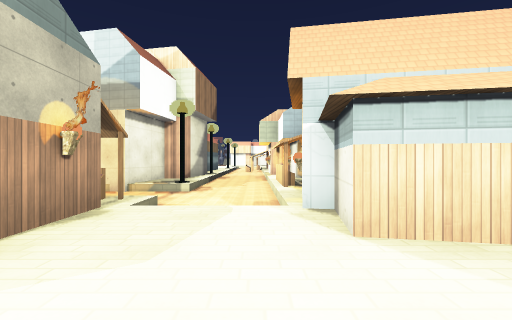
[1] (above)

24 first-person views from a walk through a 3-D level made in the Godot game engine. The camera is 1.4 m above the floor, looks level and sees 90° across. The floor is counted in squares, 2 m on a side. Each view is taken from the middle of a square. On the plan, view 1 faces up. The plan holds only what a view shows up to about 9 squares ahead; the rest is blank. The place goes on beyond the plan. Flat picture figures and markers are not drawn. Some surface patterns are stand-ins.

[2]
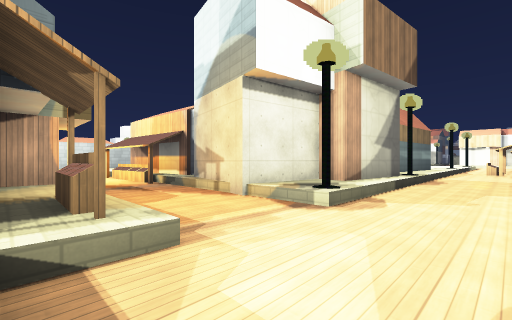

[3]
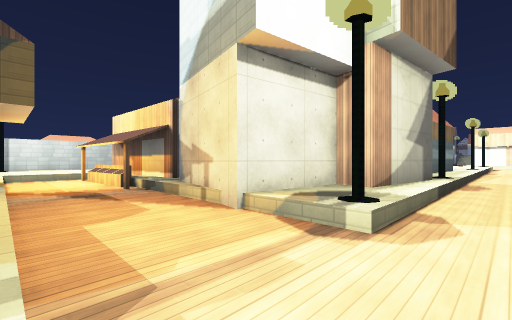

[4]
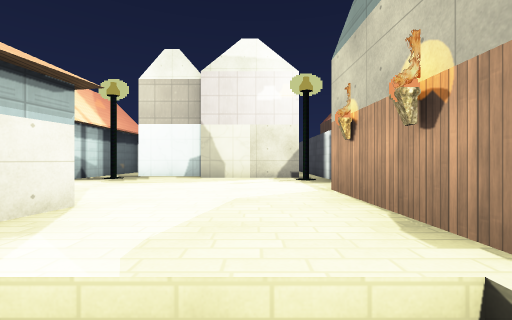

[5]
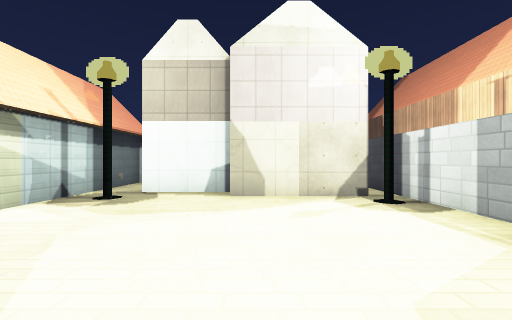

[6]
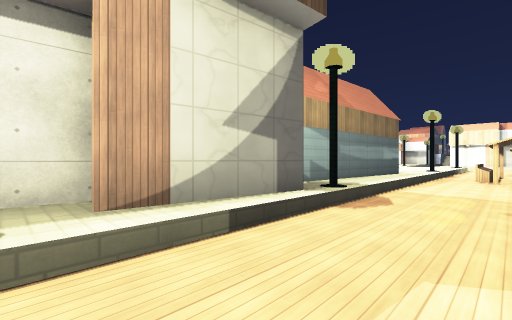

[7]
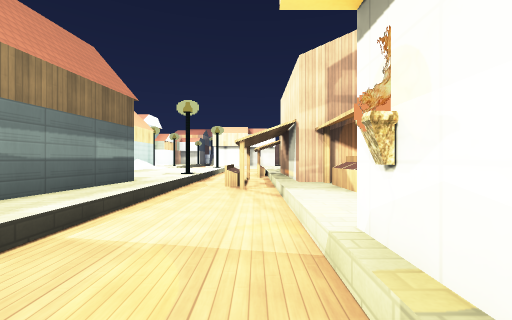

[8]
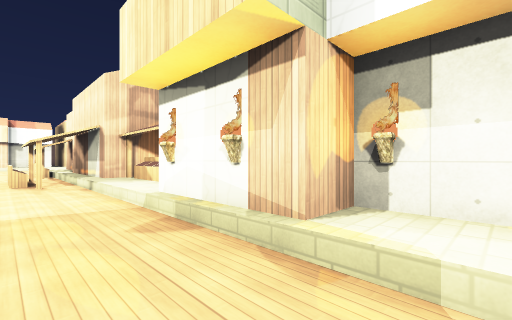

[9]
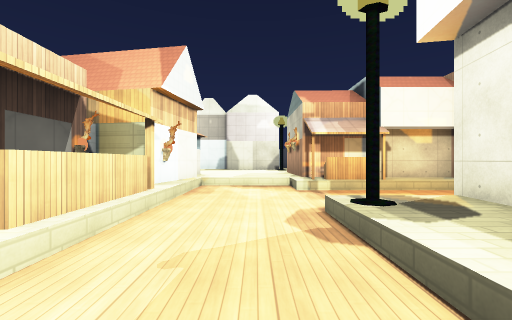

[10]
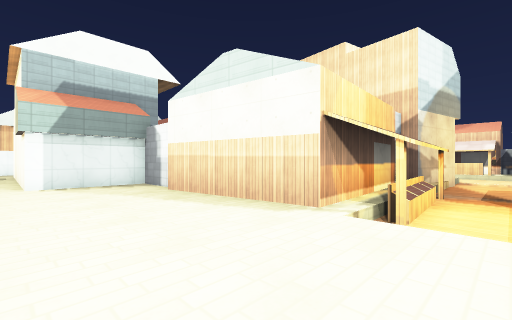

[11]
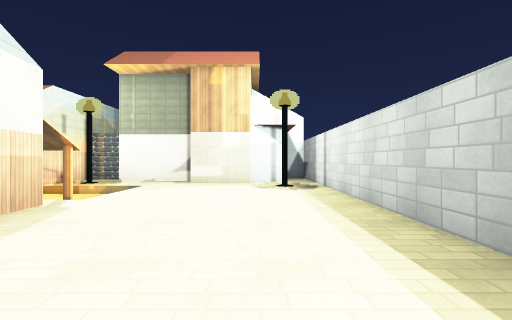

[12]
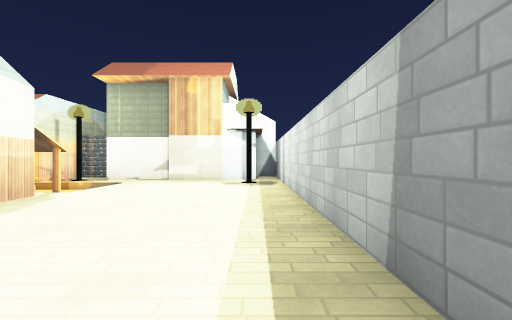

[13]
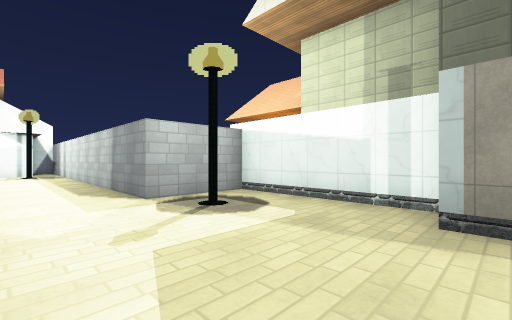

[14]
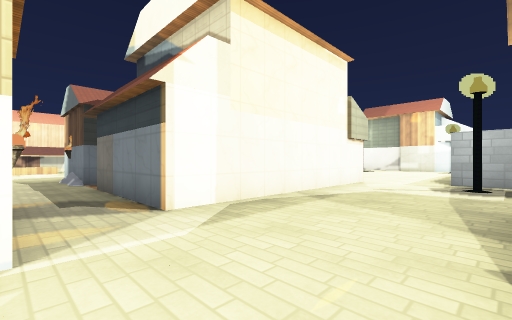

[15]
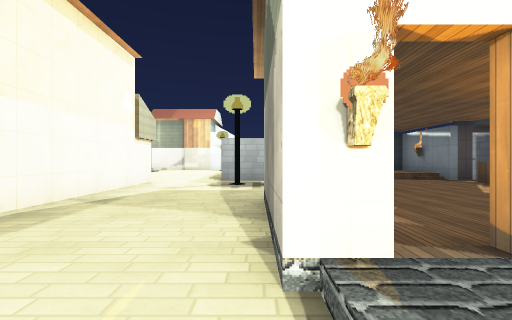

[16]
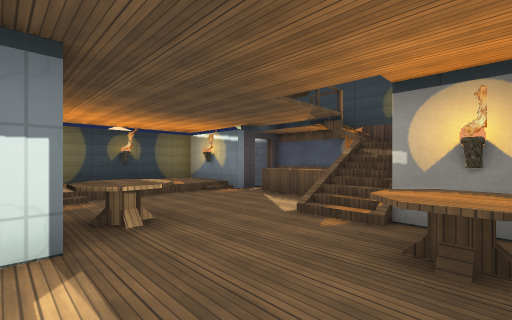

[17]
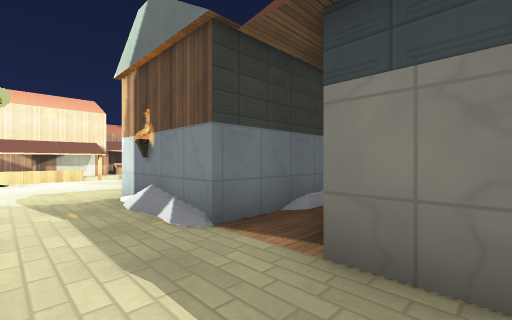

[18]
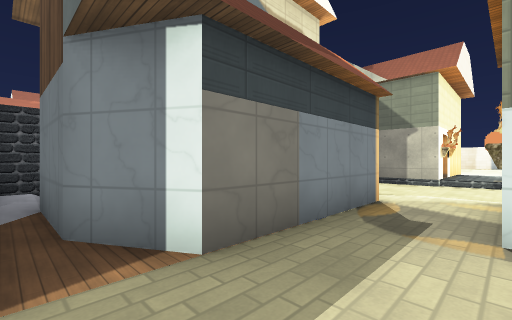

[19]
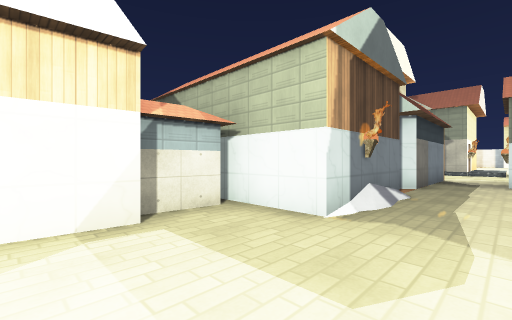

[20]
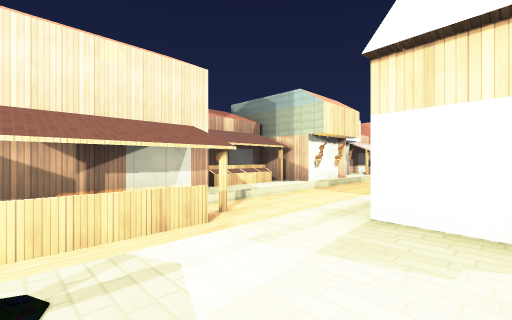

[21]
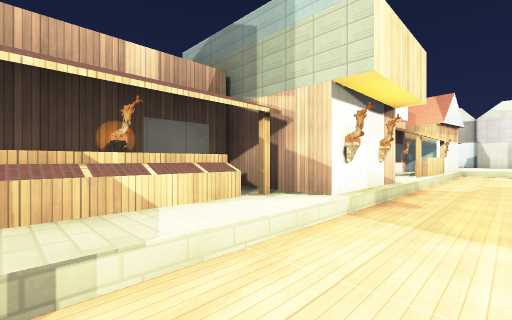

[22]
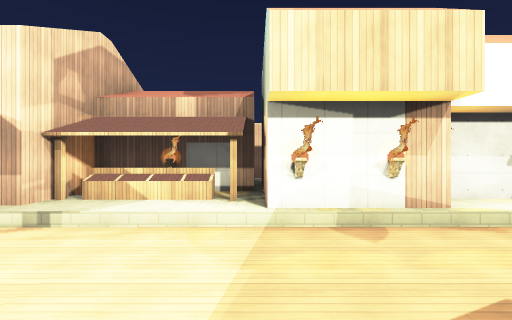

[23]
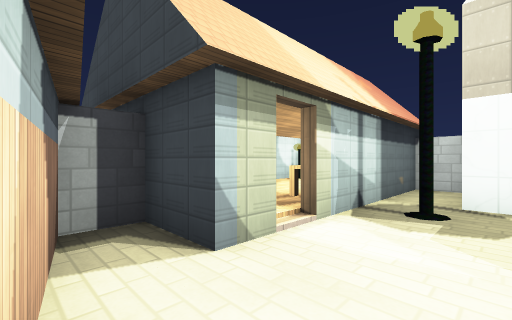

[24]
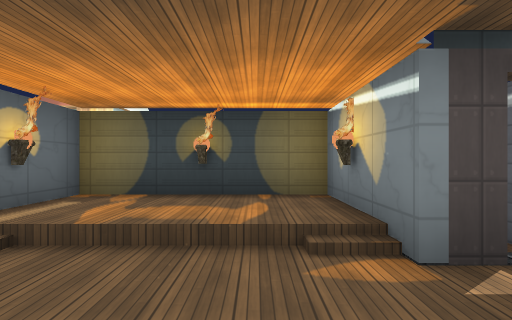

### Floor plan
Key: @ floor where view 1 was taken; # wall or solid block; . main floor; : floor 0.25 m higher than the main floor; - floor 0.5 m lower than the main floor; + floor 0.75 m higher than the main floor; / step, stairs or slope; = window, fence, low wall or low ledge; ^ raised ledge; S streetlight; T torch; O other object.
Columns run from 25 left of view 1 to 5 right of it. Each row starts with its distance up from view 1.
 22     ///...###..........S^##
 21     # :................/^-#
 20    T^::#...####.###..../^-#
 19   ##:::#...#  #/# #.###/--###
 18  ##/::##...#  #/# ### #/--.##
 17 #^:::^#....#  #/      #/--.^#
 16 ##::::#....#  #:     ##/--.^#
 15 ###///#.S..#  ##     #./--#.###
 14 ###+++#....###       #./--T
 13   # O####....#        .S--O
 12         #....#        #/--T#
 11         #....#        #/--.#
 10         #....##      ##/--##
  9         #.....###### #./--##
  8         #.....##...###.S--##
  7         #..../#^-#--------##
  6         #..../------------O#
  5         #S...////////#=/--O
  4         #####..S#####..///#
  3             #####   ###...###
  2                       #.....###
  1                       #......##
  0                       #..@...#
 -1                       #S.....#:
 -2                       ####..S::
 -3                          ###.#
 -4                             .#
 -5                             #

Where each view was taken, in squares from view 1:
view 1: 0 up, 0 right, facing up
view 2: 4 up, 0 right, facing up-left
view 3: 5 up, 1 left, facing up-left
view 4: 5 up, 1 left, facing down
view 5: 3 up, 0 right, facing down
view 6: 9 up, 0 right, facing up-left
view 7: 13 up, 0 right, facing up
view 8: 11 up, 1 left, facing up-right
view 9: 11 up, 1 left, facing down
view 10: 6 up, 15 left, facing up-right
view 11: 12 up, 15 left, facing down
view 12: 13 up, 16 left, facing down
view 13: 18 up, 15 left, facing down-left
view 14: 22 up, 18 left, facing down-right
view 15: 22 up, 18 left, facing down
view 16: 20 up, 19 left, facing down-left
view 17: 22 up, 12 left, facing down-right
view 18: 22 up, 10 left, facing down-left
view 19: 22 up, 4 left, facing down-left
view 20: 22 up, 4 left, facing down-right
view 21: 18 up, 1 left, facing down-right
view 22: 15 up, 3 left, facing right
view 23: 2 up, 2 right, facing down-right
view 24: 17 up, 22 left, facing down
